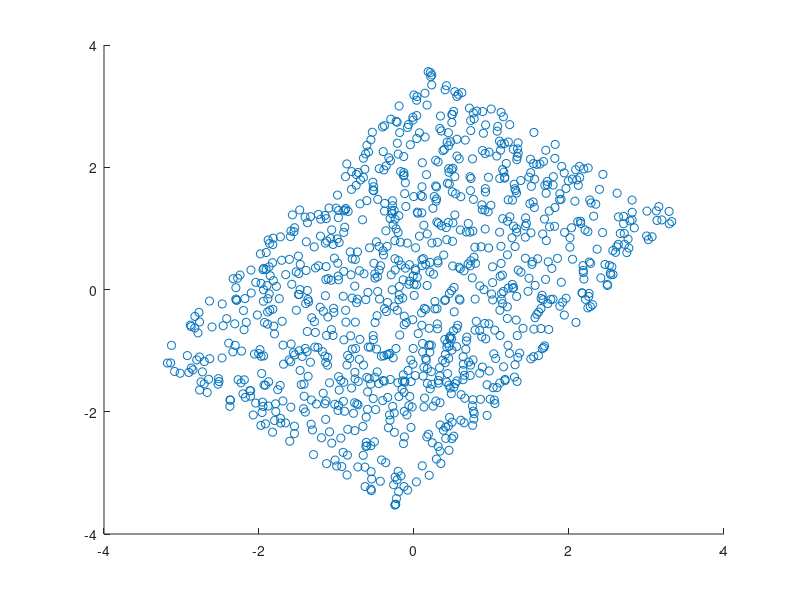

This figure's MATLAB source: (Note: this script raises an error after producing the figure.)
%% PART A %%%%%%%%%%%%%%%%%%%%%%%%%%%%%%%%%%%%%%%%%%%%%%%%%%%%%%%%%%%%%%%%%
s1 = unifrnd(-3,3,1,1000);
s2 = unifrnd(-2,2,1,1000);
s = [s1; s2];
A = [0.6 0.8;0.8 -0.6];
x = A*s;
x1 = x(1,:);
x2 =x(2,:);

%% Question1 %%
scatter(x1,x2);
hold on

%% Question 2 %%
[aLowerSide, aLeftSide] = findMixture(x1, x2);
figure

%% Question 3 %%
x1noisy = awgn(x1,20);
x2noisy = awgn(x2,20);
scatter(x1noisy,x2noisy);
hold on
[aLowerSideNoisy, aLeftSideNoisy] = findMixture(x1noisy, x2noisy);
figure

%% Question 4 %%
histogram(x1,20);
figure

%% Question 5 %%
histogram(x2,20);
figure

%% Question 6 %%


%% PART B %%%%%%%%%%%%%%%%%%%%%%%%%%%%%%%%%%%%%%%%%%%%%%%%%%%%%%%%%%%%%%%%%
%% Question 1 %%
[X1,X2] = meshgrid(-10:0.1:10);
f = X1.^2 + X2.^2 - 4.*X1 - 6.*X2 + 13 + X1.*X2;
mesh(X1,X2,10*log10(f));
figure

%% Question 2 %%
contour(X1,X2,10*log10(f),'ShowText','on');
figure

%% Question 5 %% 
[minPoint1,iter1,Ys1,flag1] = steepestDescend(0.1);
[minPoint2,iter2,Ys2,flag2] = steepestDescend(0.01);

subplot(1,2,1);
plot(Ys1,'b--o');
title('Mu=0.1')

subplot(1,2,2);
plot(Ys2,'b--o');
title('Mu=0.01');

%% Question 6 %%
[minPoint3,iter3,Ys3,flag3] = newton();

%% Question 7 %%
x0 = 6;
iterMax = 25;
[points,minPointX,minPointY] = alterMinimization(iterMax,x0);
figure
plot(points(1,:),points(2,:),'b--o');
hold on
contour(X1,X2,10*log10(f),'ShowText','on');

%% Question 8 %%
Mu = 0.1;
[minPointCond,iterCond,YsCond] = steepestDescendCond(Mu);

%%